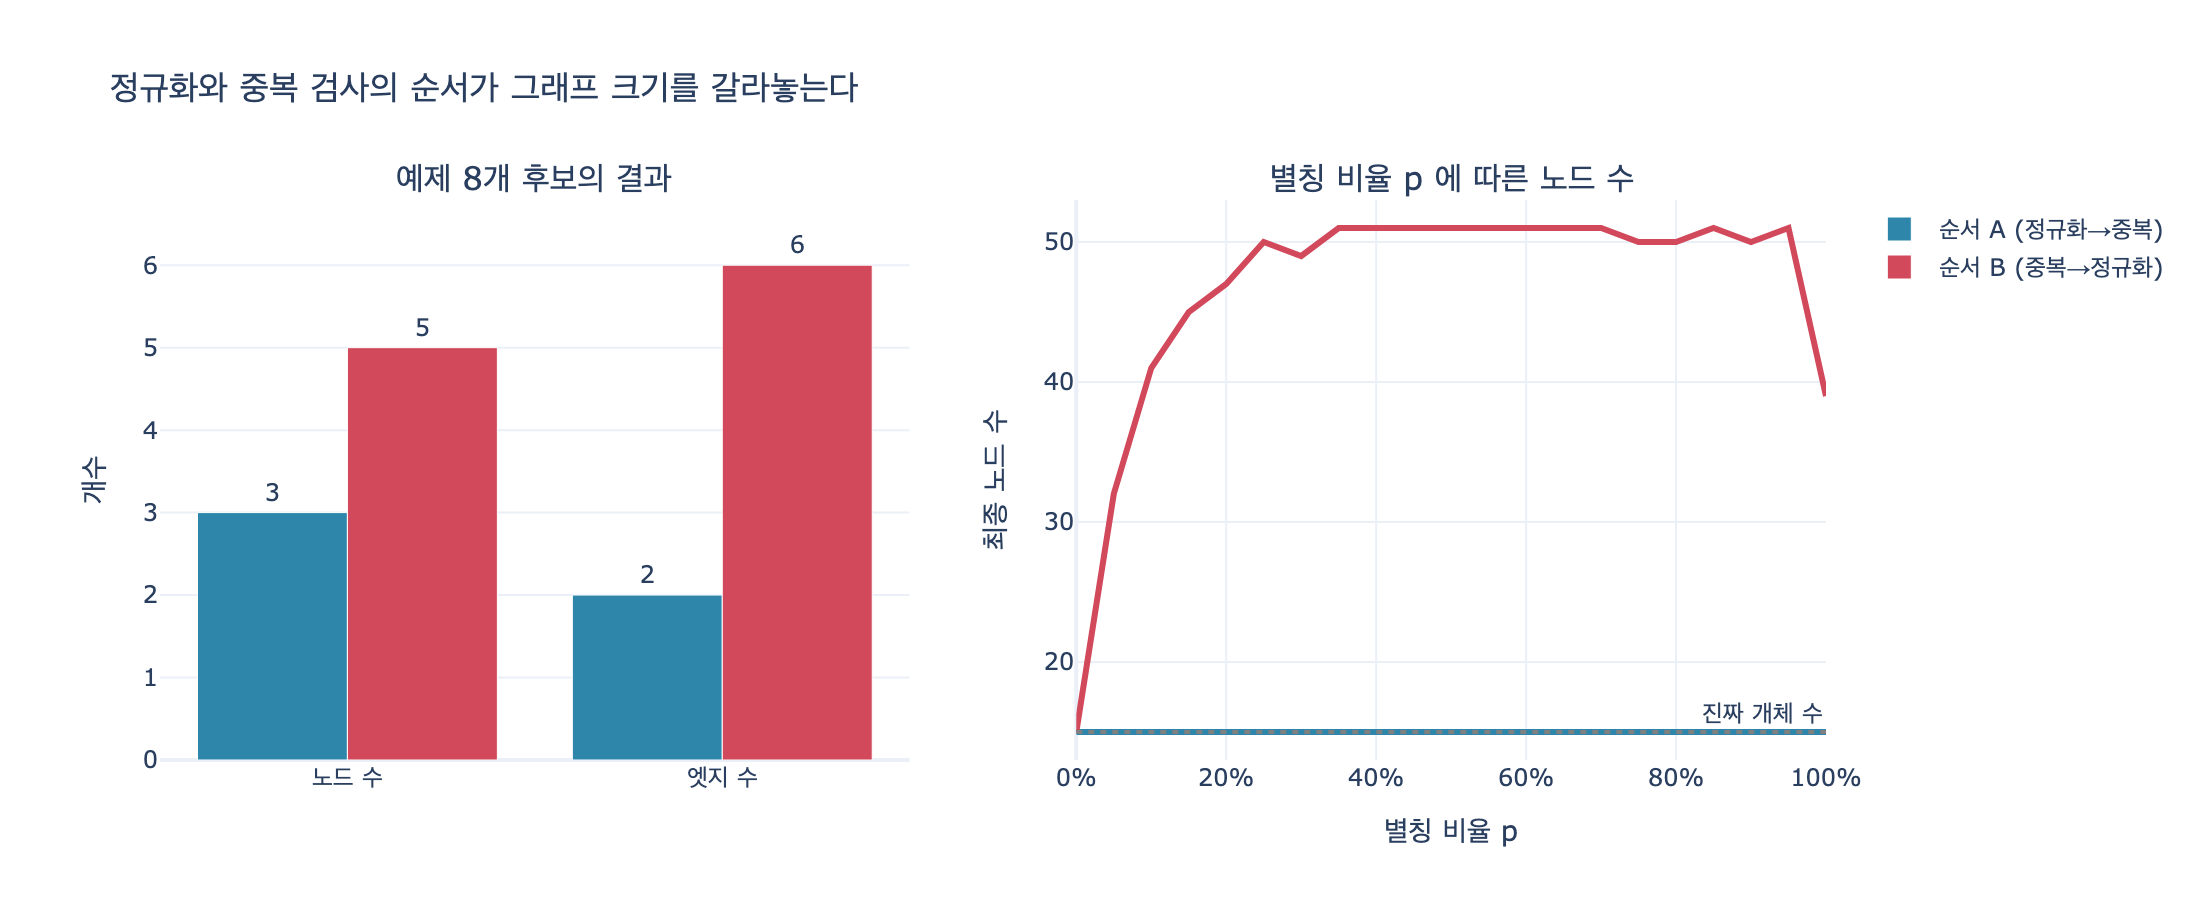

Reproduce this figure in Python.
# %% [markdown]
# # 정규화 → 중복 검사, 순서가 갈라놓는 것
#
# 28장 「쓰기 앞에 관문 넷」의 핵심 한 줄을 실행해서 확인한다.
#
# > 정규화가 중복 검사보다 **먼저** 돌아야 한다.
# > 거꾸로 하면 「민수」와 「박민수」가 달라 보여서 중복이 안 걸린다.
#
# 같은 후보 목록을 두 가지 순서로 흘려서 최종 노드 수와 엣지 수가 어떻게 갈리는지 본다.
#
# 필요 패키지: plotly, kaleido (시각화 셀에서만 사용. 없으면 앞 셀들은 그대로 돈다)

# %%
# 필요 패키지: plotly, kaleido


def _show(fig):
    try:
        from IPython import get_ipython

        if get_ipython() is not None:
            fig.show()
    except ImportError:
        pass


# %% [markdown]
# ## 1. 재료 — 별칭표, 관계 정규형표, 후보 트리플
#
# 별칭(alias)은 **같은 개체의 다른 표면형**이고,
# 정규형(canonical form)은 **같은 뜻의 다른 관계 이름**이다.
# 둘 다 «막는» 관문이 아니라 «고치는» 관문이라는 점이 중요하다.

# %%
ALIAS = {"민수": "박민수", "PM": "박민수"}          # 개체 별칭 → 정규 이름
CANON = {"관리": "이끔", "리드": "이끔", "소속": "속함"}  # 관계 별칭 → 정규 관계

# 추출기가 뽑아 온 후보. 표면형이 제각각이다.
CANDIDATES = [
    ("박민수", "이끔", "결제팀"),
    ("이서연", "속함", "결제팀"),
    ("민수", "이끔", "결제팀"),      # 같은 사람, 다른 이름
    ("박민수", "관리", "결제팀"),    # 같은 뜻, 다른 관계 이름
    ("이서연", "속함", "결제팀"),    # 대놓고 중복
    ("PM", "이끔", "결제팀"),        # 또 다른 이름
    ("박민수", "이끔", "결제팀"),    # 대놓고 중복
    ("이서연", "소속", "결제팀"),    # 관계 이름만 다른 중복
]


def normalize(s, k, o):
    return ALIAS.get(s, s), CANON.get(k, k), ALIAS.get(o, o)


print(f"후보 {len(CANDIDATES)}개")
print("정규화하면 실제로는 서로 다른 사실이 몇 개인가:",
      len({normalize(*t) for t in CANDIDATES}), "개")
# 출력:
# 후보 8개
# 정규화하면 실제로는 서로 다른 사실이 몇 개인가: 2 개


# %% [markdown]
# ## 2. 두 가지 순서를 각각 구현한다
#
# **순서 A (정규화 → 중복)**: 표면형을 먼저 정규 이름으로 바꾼 다음, 이미 있는지 본다.
#
# **순서 B (중복 → 정규화)**: 표면형 그대로 「이미 있는지」를 먼저 본다.
# 이 판정에서 「민수」는 처음 보는 개체로 확정되고, **노드가 그 자리에서 생긴다.**
# 뒤늦게 정규화가 돌아도 이미 갈라진 노드를 되돌리지는 못한다.
# 개체 식별(identity)을 확정하는 단계가 먼저 오면, 그 뒤의 정규화는 사후약방문이다.

# %%
def run_pipeline(candidates, normalize_first):
    """(노드 집합, 엣지 리스트, 단계별 로그) 를 돌려준다."""
    seen = set()      # 중복 판정에 쓰는 키 집합
    nodes = set()
    edges = []
    log = []

    for s, k, o in candidates:
        raw = (s, k, o)
        if normalize_first:
            # 1) 정규화가 먼저 → 2) 정규형끼리 중복 비교
            key = normalize(s, k, o)
        else:
            # 1) 중복 검사가 먼저 → 표면형 그대로 비교 (정규화는 이 판정 뒤)
            key = raw

        if key in seen:
            log.append((raw, "막힘 — 중복", None))
            continue

        seen.add(key)
        written = key if normalize_first else raw
        nodes.update({written[0], written[2]})
        edges.append(written)
        log.append((raw, "통과", written))

    return nodes, edges, log


def report(title, normalize_first):
    nodes, edges, log = run_pipeline(CANDIDATES, normalize_first)
    print(f"\n[{title}]")
    print(f"{'후보':<24}{'판정':<14}쓴 것")
    print("-" * 62)
    for raw, verdict, written in log:
        w = "" if written is None else f"{written[0]} -{written[1]}-> {written[2]}"
        print(f"{f'{raw[0]} -{raw[1]}-> {raw[2]}':<24}{verdict:<14}{w}")
    print(f"→ 노드 {len(nodes)}개 {sorted(nodes)}")
    print(f"→ 엣지 {len(edges)}개")
    return nodes, edges


nodes_a, edges_a = report("순서 A — 정규화 → 중복 검사", normalize_first=True)
nodes_b, edges_b = report("순서 B — 중복 검사 → 정규화", normalize_first=False)
# 출력:
#
# [순서 A — 정규화 → 중복 검사]
# 후보                      판정            쓴 것
# --------------------------------------------------------------
# 박민수 -이끔-> 결제팀           통과            박민수 -이끔-> 결제팀
# 이서연 -속함-> 결제팀           통과            이서연 -속함-> 결제팀
# 민수 -이끔-> 결제팀             막힘 — 중복
# 박민수 -관리-> 결제팀           막힘 — 중복
# 이서연 -속함-> 결제팀           막힘 — 중복
# PM -이끔-> 결제팀               막힘 — 중복
# 박민수 -이끔-> 결제팀           막힘 — 중복
# 이서연 -소속-> 결제팀           막힘 — 중복
# → 노드 3개 ['결제팀', '박민수', '이서연']
# → 엣지 2개
#
# [순서 B — 중복 검사 → 정규화]
# 후보                      판정            쓴 것
# --------------------------------------------------------------
# 박민수 -이끔-> 결제팀           통과            박민수 -이끔-> 결제팀
# 이서연 -속함-> 결제팀           통과            이서연 -속함-> 결제팀
# 민수 -이끔-> 결제팀             통과            민수 -이끔-> 결제팀
# 박민수 -관리-> 결제팀           통과            박민수 -관리-> 결제팀
# 이서연 -속함-> 결제팀           막힘 — 중복
# PM -이끔-> 결제팀               통과            PM -이끔-> 결제팀
# 박민수 -이끔-> 결제팀           막힘 — 중복
# 이서연 -소속-> 결제팀           통과            이서연 -소속-> 결제팀
# → 노드 5개 ['PM', '결제팀', '민수', '박민수', '이서연']
# → 엣지 6개


# %% [markdown]
# ## 3. 조회해 보면 차이가 드러난다
#
# 28장 예제 1의 「그래프를 열어 보니 박민수가 세 명이었습니다」가 바로 이것이다.
# 넣은 사실은 전부 **맞는 사실**이었는데도 답이 갈린다.

# %%
def leaders(edges, team="결제팀"):
    return sorted({s for s, k, o in edges if o == team and k in ("이끔", "관리", "리드")})


print("순서 A — «결제팀을 이끄는 사람»:", leaders(edges_a))
print("순서 B — «결제팀을 이끄는 사람»:", leaders(edges_b))
print()
print(f"노드 수: A {len(nodes_a)} vs B {len(nodes_b)}")
print(f"엣지 수: A {len(edges_a)} vs B {len(edges_b)}")
# 출력:
# 순서 A — «결제팀을 이끄는 사람»: ['박민수']
# 순서 B — «결제팀을 이끄는 사람»: ['PM', '민수', '박민수']
#
# 노드 수: A 3 vs B 5
# 엣지 수: A 2 vs B 6


# %% [markdown]
# ## 4. 왜 순서가 뒤바뀌면 못 잡나 — 동치관계로 보기
#
# 중복 검사는 두 후보가 «같은가»를 묻는 판정이다. 어떤 동등성 기준을 쓰느냐가 전부다.
#
# - 순서 B(중복이 먼저)가 쓰는 기준: 표면형이 글자 그대로 같은가
#
# $$x \sim_{\text{raw}} y \iff x = y$$
#
# - 순서 A(정규화가 먼저)가 쓰는 기준: 정규화 함수 $\nu$ 로 보낸 뒤 같은가
#
# $$x \sim_{\nu} y \iff \nu(x) = \nu(y)$$
#
# $\nu$ 는 멱등(idempotent)이고 여러 표면형을 하나로 뭉개므로 $\nu$ 는 단사가 아니다.
# 따라서 두 동치관계 사이에는 진부분집합 관계가 성립한다.
#
# $$\sim_{\text{raw}} \subsetneq \sim_{\nu}$$
#
# 즉 **표면형 비교가 잡는 중복은 정규형 비교가 잡는 중복의 부분집합**이다.
# 순서를 뒤집으면 그 차집합 $\sim_{\nu} \setminus \sim_{\text{raw}}$ 만큼이 통째로 새어 나간다.
#
# 상인 집합의 크기로도 같은 말을 할 수 있다. 후보 집합 $C$ 에 대해
#
# $$|\nu(C)| \le |C|$$
#
# 이고, 최종 노드 수는 순서 A가 $|\nu(C)|$ 쪽, 순서 B가 $|C|$ 쪽에 붙는다.
#
# 그리고 **되돌릴 수 없다**는 점이 핵심이다.
# 중복 검사는 개체의 identity를 확정하는 단계라서, 여기서 갈라진 노드는
# 나중에 정규화를 돌려도 자동으로 합쳐지지 않는다.
# 이미 두 노드에 각각 엣지가 붙어 버렸기 때문이다 (22장의 «되돌릴 수 없는 일»).

# %%
raw_pairs = set()
nu_pairs = set()
for i, x in enumerate(CANDIDATES):
    for y in CANDIDATES[i + 1:]:
        if x == y:
            raw_pairs.add((x, y))
        if normalize(*x) == normalize(*y):
            nu_pairs.add((x, y))

print(f"|~raw| 가 잡는 쌍: {len(raw_pairs)}")
print(f"|~nu|  가 잡는 쌍: {len(nu_pairs)}")
print(f"부분집합인가: {raw_pairs <= nu_pairs}")
print(f"새어 나가는 쌍(차집합): {len(nu_pairs - raw_pairs)}")
print(f"|C| = {len(set(CANDIDATES))}, |nu(C)| = {len({normalize(*t) for t in CANDIDATES})}")
# 출력:
# |~raw| 가 잡는 쌍: 2
# |~nu|  가 잡는 쌍: 12
# 부분집합인가: True
# 새어 나가는 쌍(차집합): 10
# |C| = 6, |nu(C)| = 2


# %% [markdown]
# ## 5. 별칭 비율을 올리면 격차가 어떻게 벌어지나
#
# 실무 그래프에서 별칭이 섞이는 비율 $p$ 는 도메인마다 다르다.
# $p$ 를 0에서 1까지 움직이면서 두 순서의 최종 노드 수를 재 본다.
#
# 사람 이름 $M$ 명, 각 사람마다 별칭 후보가 몇 개씩 있고,
# 트리플 $N$ 개를 뽑을 때 확률 $p$ 로 정규 이름 대신 별칭을 쓴다고 하자.
# 순서 A의 노드 수는 $p$ 와 무관하게 거의 평평하고,
# 순서 B는 $p$ 가 오를수록 별칭 노드가 쌓여 위로 벌어진다.

# %%
import random

PEOPLE = {f"P{i}": [f"P{i}-별칭{j}" for j in range(1, 4)] for i in range(1, 13)}
TEAMS = [f"T{i}" for i in range(1, 4)]
ALIAS_BIG = {a: p for p, al in PEOPLE.items() for a in al}


def sample_graph(p, n=400, seed=7):
    rng = random.Random(seed)
    out = []
    for _ in range(n):
        person = rng.choice(list(PEOPLE))
        name = rng.choice(PEOPLE[person]) if rng.random() < p else person
        out.append((name, "속함", rng.choice(TEAMS)))
    return out


def node_count(cands, normalize_first):
    seen, nodes = set(), set()
    for s, k, o in cands:
        norm = (ALIAS_BIG.get(s, s), k, o)
        key = norm if normalize_first else (s, k, o)
        if key in seen:
            continue
        seen.add(key)
        w = norm if normalize_first else (s, k, o)
        nodes.update({w[0], w[2]})
    return len(nodes)


ps = [i / 20 for i in range(21)]
curve_a = [node_count(sample_graph(p), True) for p in ps]
curve_b = [node_count(sample_graph(p), False) for p in ps]

for p in (0.0, 0.25, 0.5, 0.75, 1.0):
    cs = sample_graph(p)
    print(f"별칭 비율 {p:>4.0%}  →  순서 A 노드 {node_count(cs, True):>3}개, "
          f"순서 B 노드 {node_count(cs, False):>3}개")
# 출력:
# 별칭 비율   0%  →  순서 A 노드  15개, 순서 B 노드  15개
# 별칭 비율  25%  →  순서 A 노드  15개, 순서 B 노드  50개
# 별칭 비율  50%  →  순서 A 노드  15개, 순서 B 노드  51개
# 별칭 비율  75%  →  순서 A 노드  15개, 순서 B 노드  50개
# 별칭 비율 100%  →  순서 A 노드  15개, 순서 B 노드  39개


# %% [markdown]
# ## 6. 그림으로
#
# 왼쪽: 8개짜리 예제의 노드/엣지 수. 오른쪽: 별칭 비율에 따른 노드 수 곡선.
#
# 오른쪽 곡선에서 순서 A는 «진짜 개체 수»에 딱 붙어 평평하다.
# 순서 B는 $p$ 가 오르면 치솟다가 $p \to 1$ 근처에서 도로 내려온다.
# 별칭만 쓰이면 별칭끼리는 표면형이 같아져서 그때는 중복이 다시 걸리기 때문이다.
# 즉 **표면형이 섞일 때가 제일 위험하다.** 현실이 정확히 그 구간이다.

# %%
import plotly.graph_objects as go
from plotly.subplots import make_subplots

fig = make_subplots(
    rows=1, cols=2,
    subplot_titles=("예제 8개 후보의 결과", "별칭 비율 p 에 따른 노드 수"),
)

fig.add_trace(go.Bar(name="순서 A (정규화→중복)", x=["노드 수", "엣지 수"],
                     y=[len(nodes_a), len(edges_a)],
                     marker_color="#2E86AB",
                     text=[len(nodes_a), len(edges_a)], textposition="outside"),
              row=1, col=1)
fig.add_trace(go.Bar(name="순서 B (중복→정규화)", x=["노드 수", "엣지 수"],
                     y=[len(nodes_b), len(edges_b)],
                     marker_color="#D1495B",
                     text=[len(nodes_b), len(edges_b)], textposition="outside"),
              row=1, col=1)

fig.add_trace(go.Scatter(x=ps, y=curve_a, mode="lines",
                         name="순서 A (정규화→중복)",
                         line=dict(color="#2E86AB", width=3),
                         showlegend=False),
              row=1, col=2)
fig.add_trace(go.Scatter(x=ps, y=curve_b, mode="lines",
                         name="순서 B (중복→정규화)",
                         line=dict(color="#D1495B", width=3),
                         showlegend=False),
              row=1, col=2)
fig.add_hline(y=len(PEOPLE) + len(TEAMS), line_dash="dot", line_color="gray",
              annotation_text="진짜 개체 수", row=1, col=2)

fig.update_xaxes(title_text="별칭 비율 p", tickformat=".0%", row=1, col=2)
fig.update_yaxes(title_text="개수", row=1, col=1)
fig.update_yaxes(title_text="최종 노드 수", row=1, col=2)
fig.update_layout(
    title="정규화와 중복 검사의 순서가 그래프 크기를 갈라놓는다",
    barmode="group", template="plotly_white", height=460, width=1100,
)

_show(fig)

import os

fig.write_image(os.path.join(os.path.dirname(os.path.abspath(__file__)), "expy.png"),
                scale=2)
print("expy.png 저장 완료")
# 출력: expy.png 저장 완료


# %% [markdown]
# ## 7. 정리
#
# | | 순서 A (정규화 → 중복) | 순서 B (중복 → 정규화) |
# |---|---|---|
# | 「민수 -이끔-> 결제팀」 | 중복으로 막힘 | 통과 → 새 노드 «민수» |
# | 「박민수 -관리-> 결제팀」 | 중복으로 막힘 | 통과 → 엣지 중복 |
# | 최종 노드 | 3개 | 5개 |
# | 최종 엣지 | 2개 | 6개 |
# | 「결제팀을 이끄는 사람」 | 박민수 | PM, 민수, 박민수 |
#
# - 중복 검사는 **동등성 기준**에 전적으로 의존한다. 정규화가 그 기준을 만든다.
# - 기준을 만들기 «전»에 검사하면 $\sim_{\text{raw}}$ 로 재게 되고, 이건 $\sim_{\nu}$ 의 진부분집합이다.
# - 그래서 순서는 취향이 아니라 정확성 문제다. 정규화가 먼저다.
# - 그리고 한 번 갈라진 노드는 나중 정규화로 자동 복구되지 않는다.
#   쓰기 관문은 «막을 수 있을 때» 막아야 한다.
